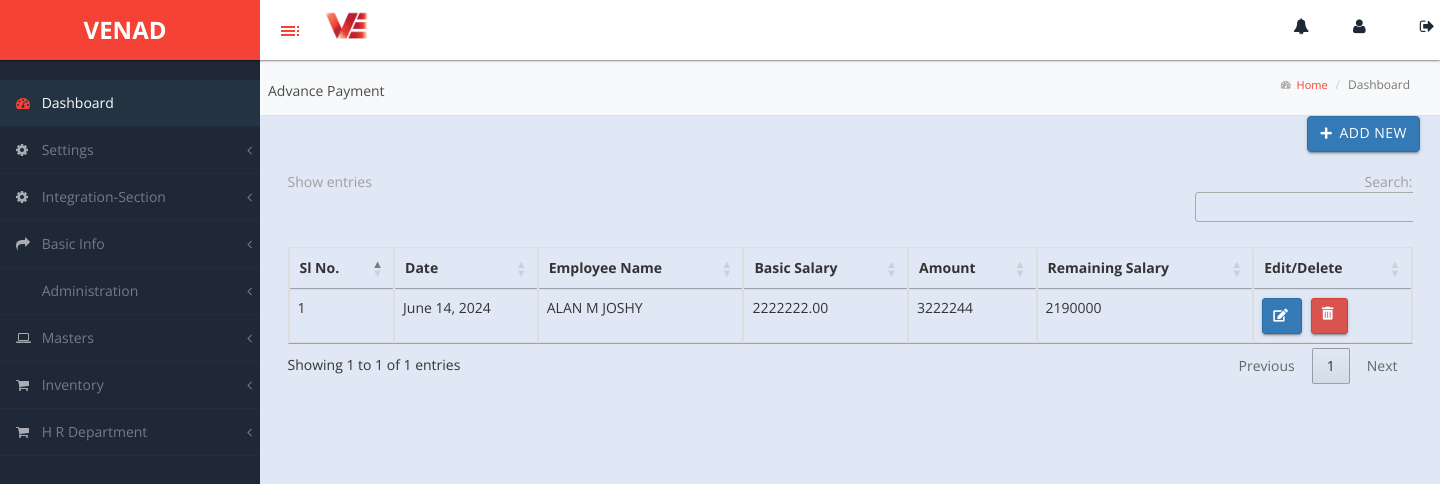
The app's page /advance_payment/ with its own data.
### venadapp/models.py (models this page shows, shortened)
class Adv_payment(models.Model):
    employee = models.ForeignKey(Employee, on_delete=models.CASCADE,null=True)
    date = models.DateField(null=True)
    amount = models.CharField(max_length=50, null=True)
    remainingbalence = models.CharField(max_length=50, null=True)

class Employee(models.Model):
    emp_type=models.CharField(max_length=100,null=True)
    photo = models.ImageField(upload_to='photos/', null=True, blank=True)
    employee_id = models.CharField(max_length=50, null=True)  # Assuming it's unique
    name = models.CharField(max_length=255)
    blood_group = models.CharField(max_length=10, null=True, blank=True)
    designation = models.CharField(max_length=255)
    address = models.CharField(max_length=350)
    phone = models.CharField(max_length=20)
    phone_2 = models.CharField(max_length=20, null=True, blank=True)
    email = models.EmailField(max_length=255)
    doj = models.DateField()  # Date of Joining
    basic_salary = models.DecimalField(max_digits=10, decimal_places=2)
    ac_number = models.CharField(max_length=255)  # Account Number
    govt_id = models.ImageField(upload_to='photos/', null=True, blank=True)

### venadapp/views.py (the view)
# urls.py: path("advance_payment/", views.advpayment_view),
def advpayment_view(request):
    obj = Adv_payment.objects.all()
    context = {
        'adv': obj,
    }
    return render(request, 'advance_payment.html', context)

### templates/advance_payment.html (shortened to what this page needs)
<!DOCTYPE html>
{% load static %}
<head>
    <link rel="stylesheet" href="https://cdn.datatables.net/1.11.5/css/jquery.dataTables.min.css">
    <link rel="stylesheet" href="https://cdnjs.cloudflare.com/ajax/libs/font-awesome/5.15.4/css/all.min.css">
</head>
<body>
{% include 'base.html' %}
<div id="page-wrapper">
    <div class="header">
        <div class="navbar2">
            <p class="financial-year">Advance Payment</p>
            <ol class="breadcrumb">
                <li><i style="font-size: 10px; padding-top: 5px;" class="fa fa-tachometer"></i><a href="#"> &nbsp;&nbsp;Home</a></li>
                <li class="active">Dashboard</li>
            </ol>
        </div>
    </div>
    <div class="container mt-5 position-relative">
        <div class="add-button-container">
            <a href="/advance_payment_add/" class="btn btn-primary btn-icon">
                <i class="fas fa-plus"></i> Add New
            </a>
        </div>
        <div class="row">
            <div class="col-md-12">
                <div class="table-responsive">
                    <table class="table table-bordered" id="financialYearTable">
                        <thead>
                            <tr>
                                <th>Sl No.</th>
                                <th>Date</th>
                                <th>Employee Name</th>
                                <th>Basic Salary</th>
                                 <th>Amount</th>
                                 <th>Remaining Salary</th>
                                <th>Edit/Delete</th>
                            </tr>
                        </thead>
                        <tbody>
                            {% for i in adv %}
                            <tr>
                                <td>{{ forloop.counter }}</td>
                                <td>{{ i.date }} </td>
                                <td>{{ i.employee.name }} </td>
                                <td>{{ i.employee.basic_salary }} </td>
                                <td>{{ i.amount }} </td>
                                 <td>{{ i.remainingbalence}} </td>
                                <td>
                                    <form method="post">{% csrf_token %}
                                        <button formaction="/advpayedit/" class="btn btn-sm btn-primary btn-icon custom-edit-button">
                                            <i class="fas fa-edit"></i>
                                        </button>
                                        <a href="/deladv/{{ year.id }}" class="btn btn-sm btn-danger btn-icon custom-delete-button" onclick="return confirm('Do you want to delete this entry?');">
                                            <i class="fas fa-trash-alt"></i>
                                        </a>
                                    </form>
                                </td>
                            </tr>
                            {% endfor %}
                        </tbody>
                    </table>
                </div>
            </div>
        </div>
    </div>
</div>
</body>
</html>

### static/css/custom-styles.css (style rules this page uses)
body { font-family: 'Open Sans', sans-serif; background: #1F2837; }
#page-wrapper { padding: 15px 15px; min-height: 600px; background: #ececec; }
p { font-size: 14px; line-height:25px; }
#page-wrapper { position: relative; top: 55px; -moz-box-shadow: 0 0 10px #757575; }
.breadcrumb { padding: 10px 10px 10px 20px;margin-bottom: 0;list-style: none;border-radius: 0;background: transparent;line-height: 20px;font-size: 11px;margin-left: 14px; }
#page-wrapper { background: #e0e8f5; }
@media (min-width:768px) { #page-wrapper { margin: 0 0 0 260px; padding: 0; min-height: 1200px; } }
.header .breadcrumb:before { font-size: 11px; margin-right: 0px; color: #717171; display: none; }
.header .breadcrumb li a { font-size: 11px; font-size: 11px; text-decoration: none; color: #717171; text-decoration: none; color: #f44336; }

### templates/advance_payment.html (style rules this page uses)
.btn-icon { display: flex; align-items: center; font-size: 0.8em; padding: 0.2rem 0.4rem; }
.btn-icon i { margin-right: 3px; }
.navbar2 { display: flex; justify-content: space-between; align-items: center; background-color: #f8f9fa; padding: 10px 20px; border-bottom: 1px solid #dee2e6; }
.financial-year, .current-date { margin: 0; }
.breadcrumb { margin: 0; padding: 0; background: none; }
.breadcrumb li { display: inline; font-size: 12px; }
.breadcrumb li a { text-decoration: none; }
.add-button-container { display: flex; justify-content: flex-end; margin-bottom: 20px; }
.custom-edit-button { font-size: 0.8em; padding: 0.2rem 0.4rem; }
.custom-delete-button { font-size: 0.8em; padding: 0.2rem 0.4rem; margin-left: 5px; }
.custom-delete-button i { margin-right: 3px; }

### templates/base.html (style rules this page uses)
.navbar2 { display: flex; align-items: center; padding-left: 8px; }
.financial-year { padding-top: 10px; color: rgb(73, 73, 73); margin-right: 20px; }

### records on screen
Adv_payment: date "June 14, 2024", employee.name "ALAN M JOSHY", employee.basic_salary "2222222.00", amount "3222244", remainingbalence "2190000"
